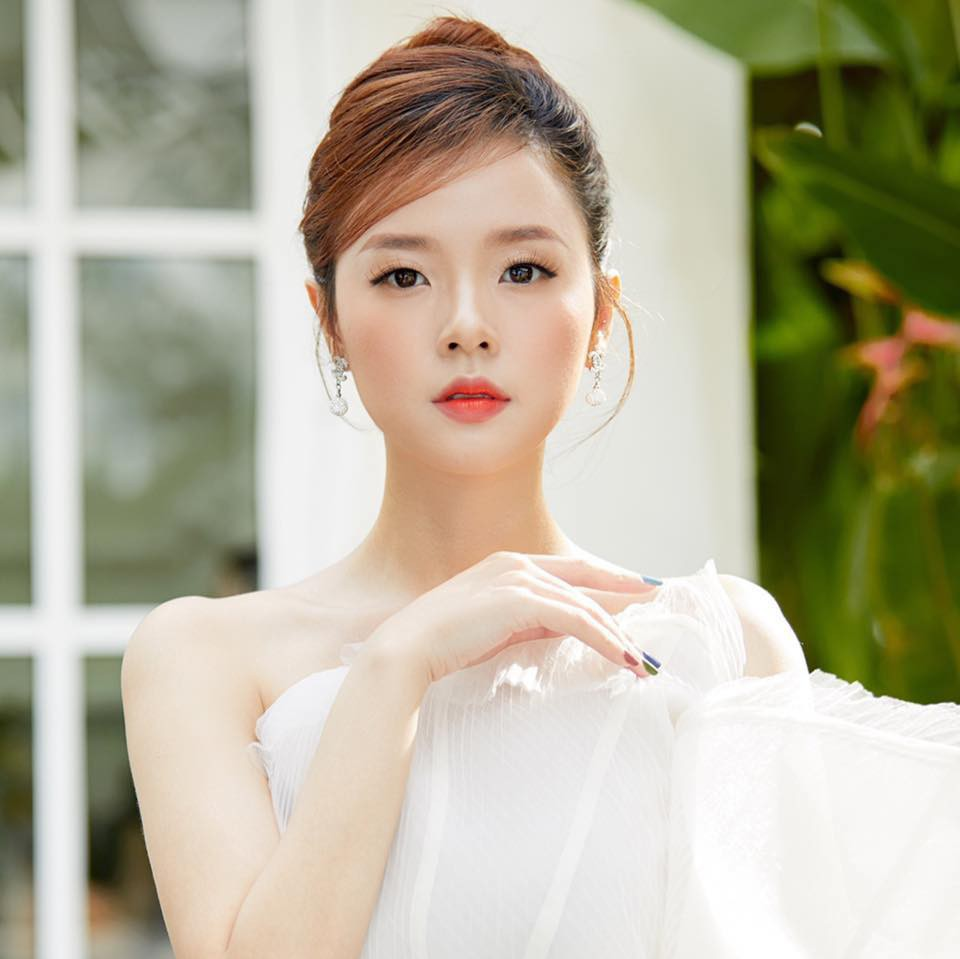
#> input picture assets/test.jpg, 960 x 959 px, given in place of the camera
$ python learn_opencv_1.py
#> lines starting #> are read from the running program, lines starting #| are printed output that depends on the picture; after the words box and inside, x2 and y2 are one past the last pixel; in counts of white or black regions, pixels touching at a corner belong together
import cv2 as cv
print(cv.__version__)


def thresholdImage(image):
    # Convert to gray before processing
    image = cv.cvtColor(image, cv.COLOR_BGR2GRAY)

    # Apply threshold
    ret, image = cv.threshold(image, 210, 255, cv.THRESH_BINARY)

    # Apply adaptive threshold
    imageThreshold = cv.adaptiveThreshold(
        image, 255, cv.ADAPTIVE_THRESH_GAUSSIAN_C, cv.THRESH_BINARY, 5, 2)
    return imageThreshold


def cannyImage(image):
    # Convert to gray before processing
    image = cv.cvtColor(image, cv.COLOR_BGR2GRAY)
    edges = cv.Canny(image, 100, 200)
    return edges


def blurImage(image):
    # blur = cv.blur(image, (5, 5))
    blur = cv.GaussianBlur(image, (5, 5), 0)
    return blur

def contourImage(image):
    processedImage = thresholdImage(image)
    contours, hierarchy = cv.findContours(processedImage, cv.RETR_TREE, cv.CHAIN_APPROX_SIMPLE)
    cv.drawContours(processedImage, contours, -1, (0, 255, 0), 1)
    cv.imshow("Contours", processedImage)


def readImage(imageDir="./assets/sample.png"):
    try:
        # read an image
        image = cv.imread(imageDir, cv.IMREAD_COLOR)
        if image is None:
            raise Exception("Invalid image path")

        # read the dimension of the image
        (height, width) = image.shape[:2]
        print("The dimension of the image is: ", height, width)

        # display the original image
        cv.imshow("The original image", image)

        threshold_Image = thresholdImage(image)
        cv.imshow("The image after thresholding", threshold_Image)

        # [5 lines of commented-out code are left out]

        contourImage(image)

    except Exception as e:
        print(e)
        exit(1)

    cv.waitKey(0)
    cv.destroyAllWindows()


def videoCapture(videoDir=0):
#> called with videoDir = 0
    try:
        cap = cv.VideoCapture(videoDir)
        if not cap.isOpened():
            raise Exception("Invalid video path")

        while(True):
            # Capture frame-by-frame
            ret, frame = cap.read()
#> frame is the input picture: shape (959, 960, 3); mean B, G, R 156.3, 177.9, 182.9
            # frame = cv.rotate(frame, cv.ROTATE_180)
            frame = cv.flip(frame, 1)
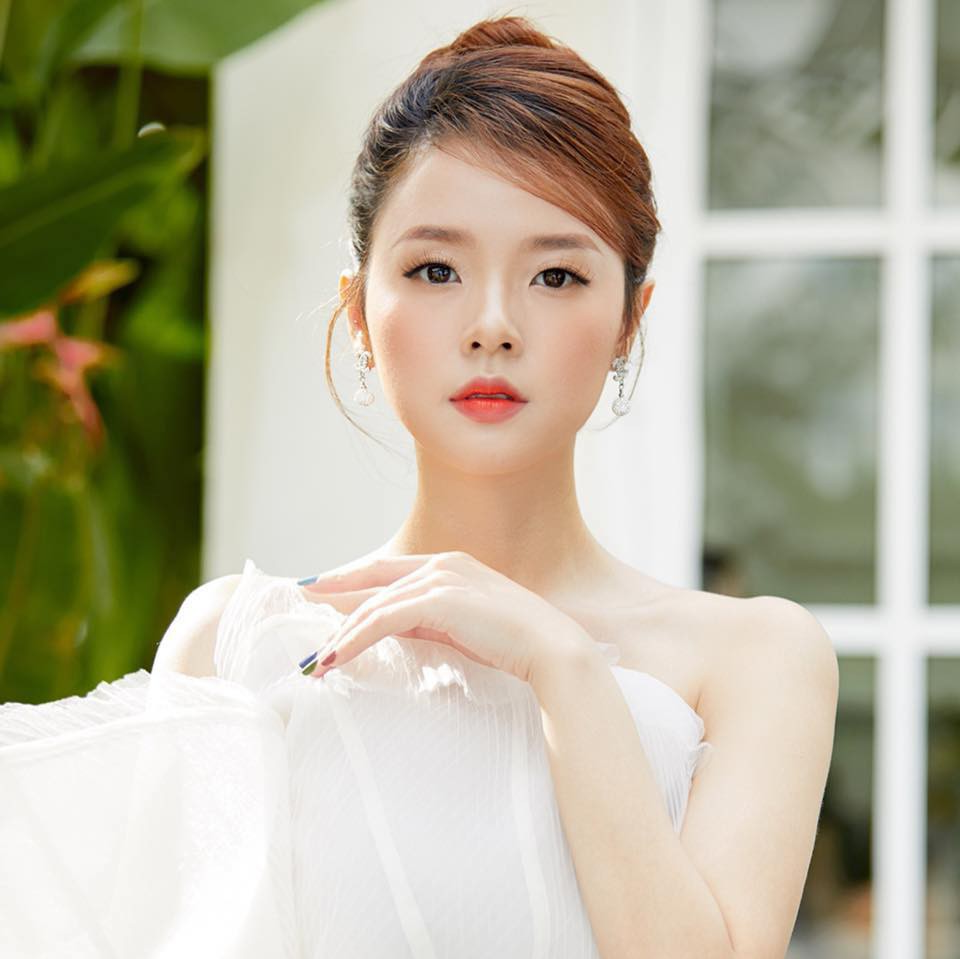
#> frame: shape (959, 960, 3); mean B, G, R 156.3, 177.9, 182.9

            # read the dimension of the frame
            # (height, width) = frame.shape[:2]
            # print("The dimension of the frame is: ", height, width)

            # Convert BGR to GRAY
            # frame = cv.cvtColor(frame, cv.COLOR_BGR2GRAY)

            # Resize the image
            # frame = cv.resize(frame, dsize=None, fx=0.5, fy=0.5)

            # Display the resulting frame
            contourImage(frame)
#> in thresholdImage, `ret, image = cv.threshold(image, 210, 255, cv.THRESH_BINARY)`:
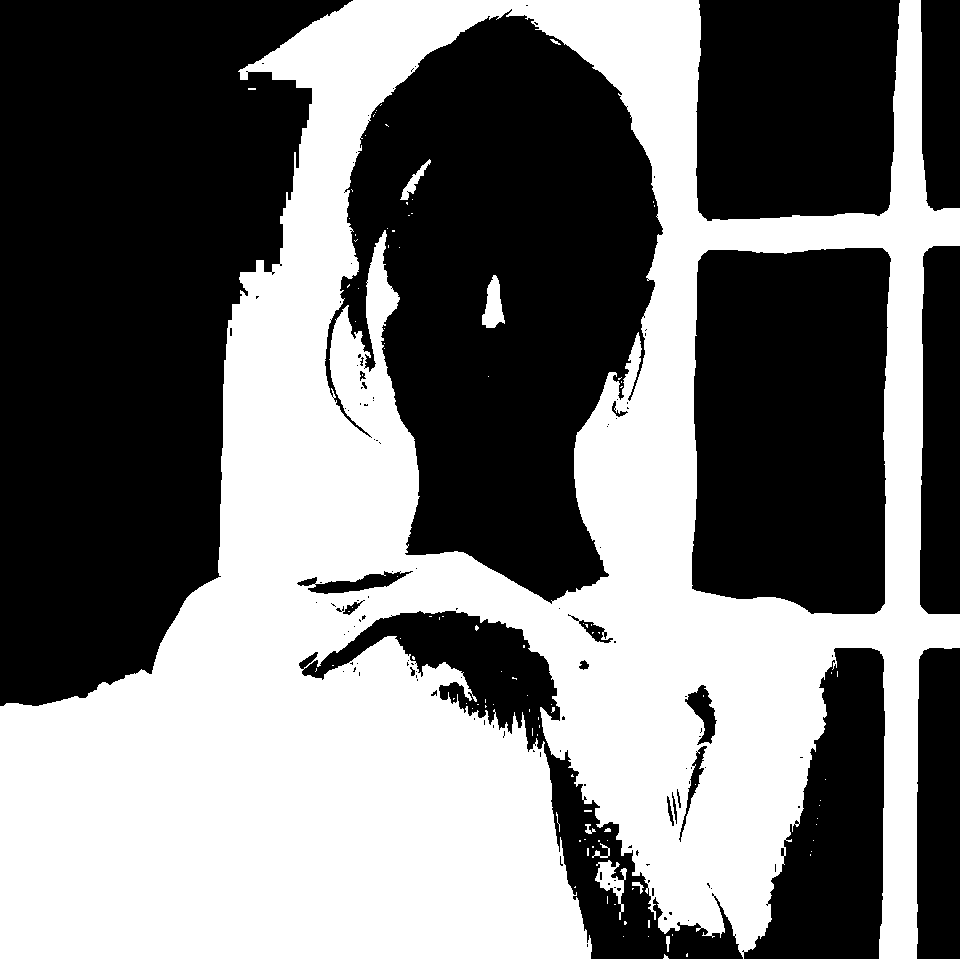
#> image: shape (959, 960); 46.3% white; 108 white regions (97 under 20 px), largest, box (x1, y1, x2, y2) and area: (0, 0, 960, 959) 424282, (482, 275, 505, 328) 739, (595, 860, 627, 920) 674
#> in thresholdImage, `imageThreshold = cv.adaptiveThreshold( image, 255, cv.ADAPTIVE_THRESH_..`:
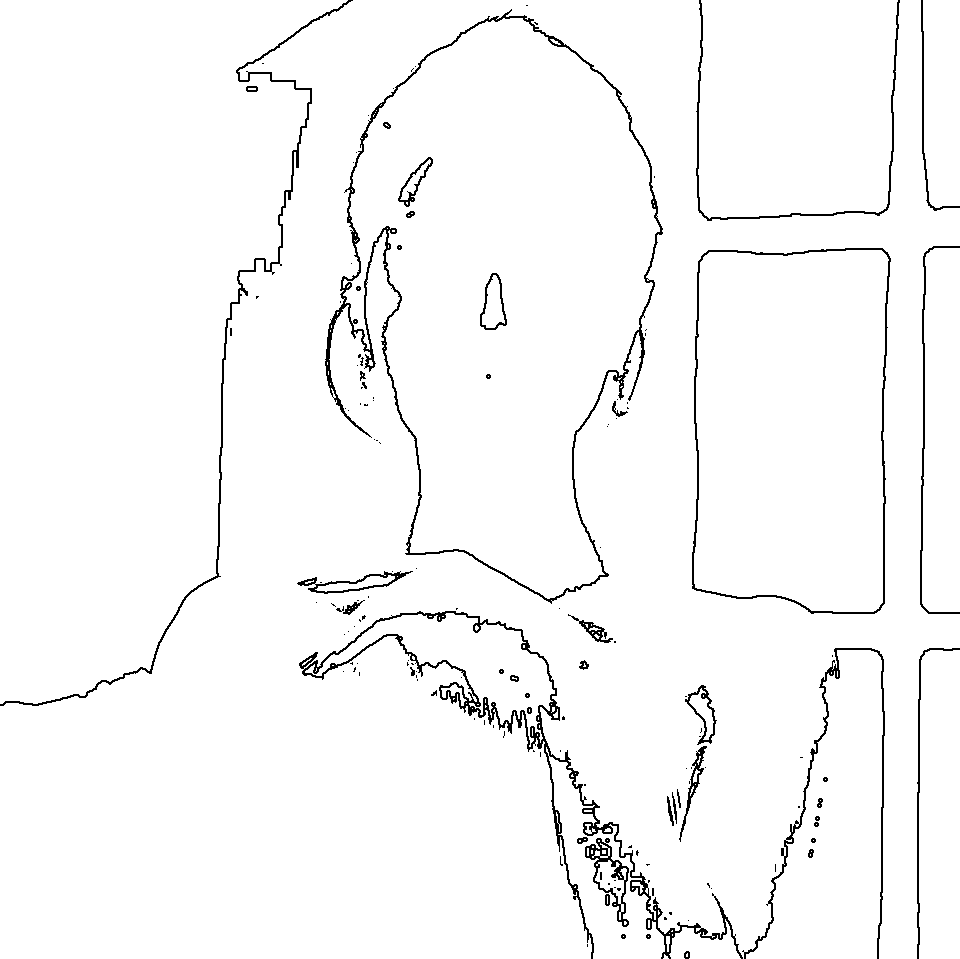
#> imageThreshold: shape (959, 960); 97.2% white; black in thin lines or dots
#> in contourImage, `contours, hierarchy = cv.findContours(processedImage, cv.RETR_TREE, cv..`: contours = 335 contours, 260 with area under 20; largest, box (x1, y1, x2, y2) and area: (0, 0, 960, 959) 618092, (0, 0, 348, 704) 164306, (324, 8, 664, 605) 127258, (343, 18, 660, 599) 119409, (691, 247, 892, 615) 67848
#> in contourImage, `cv.drawContours(processedImage, contours, -1, (0, 255, 0), 1)`:
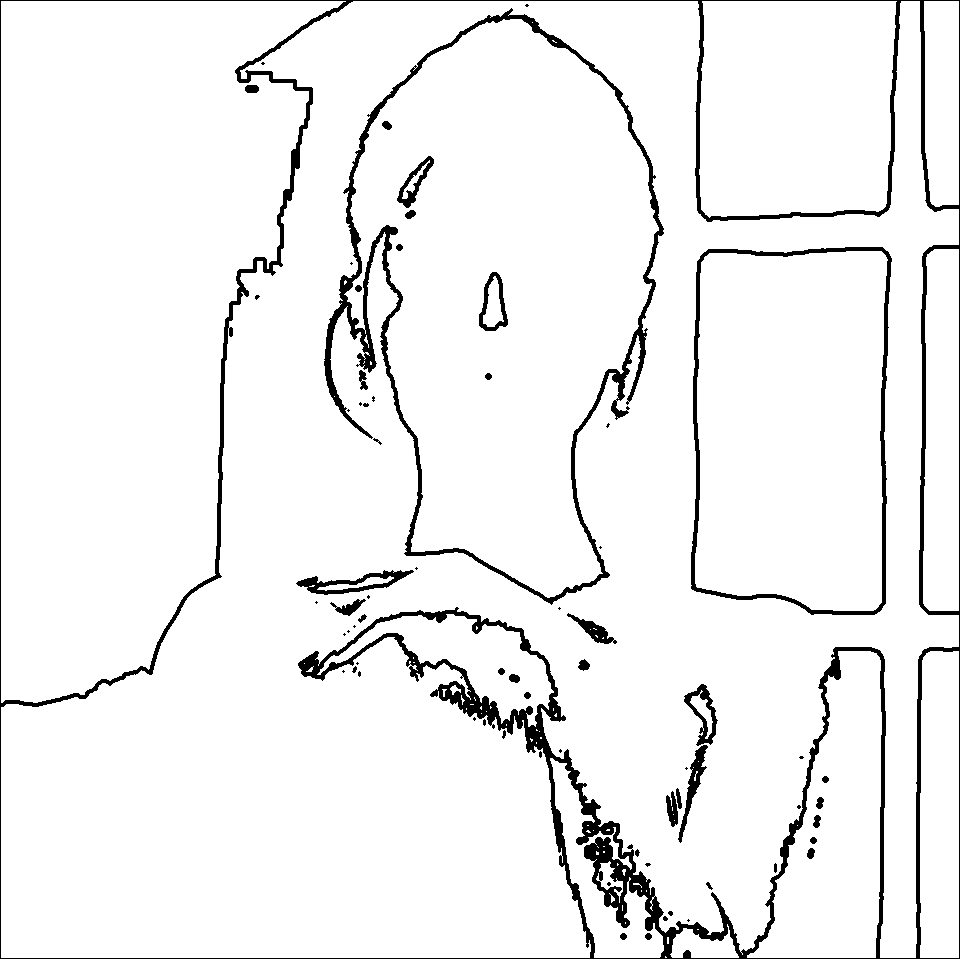
#> processedImage: shape (959, 960); 94.5% white; 69 black regions (32 under 20 px), largest, box (x1, y1, x2, y2) and area: (0, 0, 960, 959) 30270, (324, 8, 664, 605) 10311, (691, 247, 892, 615) 4351
            # cv.imshow('frame', frame)
            if (cv.waitKey(1) & 0xFF == ord('q')) or not ret:
#> (key q is pressed here)
                break

        # Release the capture
        cap.release()
        cv.destroyAllWindows()

    except Exception as e:
        print(e)
        exit(1)


# readImage("./assets/test.jpg")
# videoCapture("./assets/sample.avi")
videoCapture(0)
# readImage()

$ run again, on assets/face.jpg
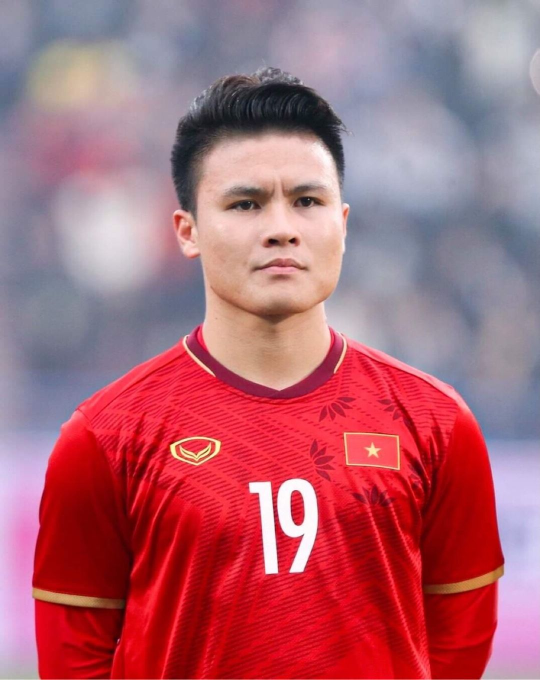
#> input picture assets/face.jpg, 1080 x 1359 px, given in place of the camera (shown at 1/2 size)
#> in videoCapture, frame is the input picture: shape (1359, 1080, 3); mean B, G, R 115.5, 101.9, 174.5
#> in thresholdImage, `ret, image = cv.threshold(image, 210, 255, cv.THRESH_BINARY)`:
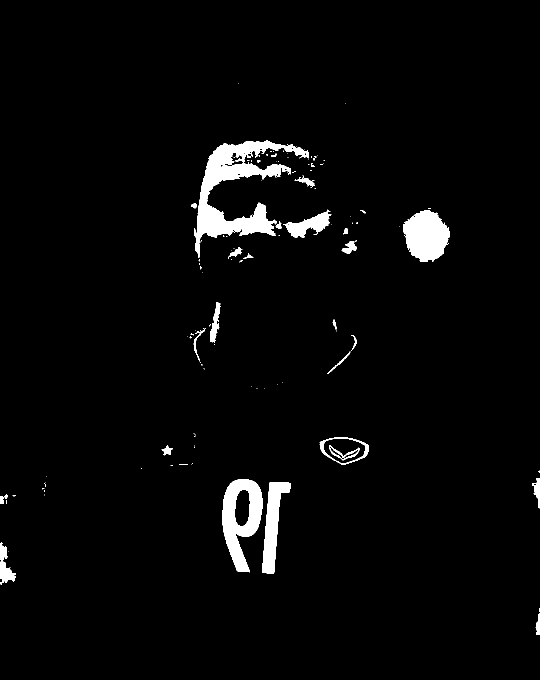
#> image: shape (1359, 1080) (shown at 1/2 size); 3.1% white; 132 white regions (103 under 20 px), largest, box (x1, y1, x2, y2) and area: (388, 281, 618, 516) 16005, (445, 958, 525, 1145) 7940, (806, 420, 900, 523) 6968
#> imageThreshold: shape (1359, 1080); 98.9% white; black in thin lines or dots, all inside (x1, y1, x2, y2) = (0, 165, 1080, 1271)
#> contours = 235 contours, 151 with area under 20; largest, box (x1, y1, x2, y2) and area: (0, 0, 1080, 1359) 1462062, (379, 278, 667, 542) 25346, (388, 281, 618, 516) 15661, (442, 955, 528, 1148) 11034, (445, 958, 525, 1145) 9478
#> in contourImage, `cv.drawContours(processedImage, contours, -1, (0, 255, 0), 1)`:
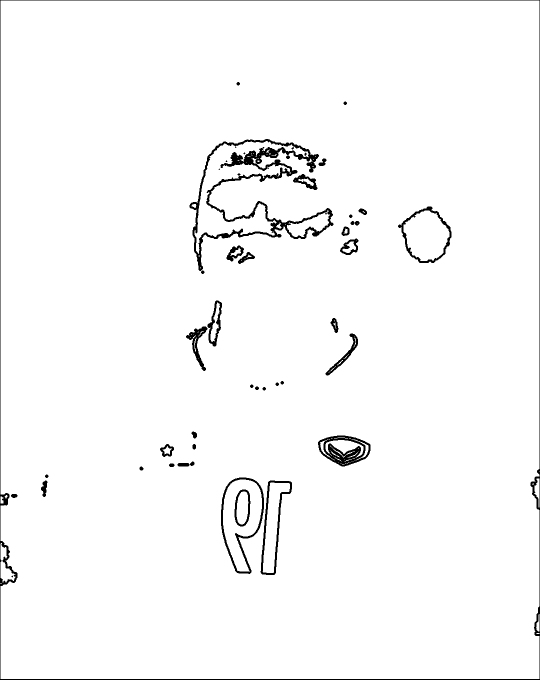
#> processedImage: shape (1359, 1080) (shown at 1/2 size); 97.7% white; 48 black regions (6 under 20 px), largest, box (x1, y1, x2, y2) and area: (379, 278, 667, 542) 10491, (0, 0, 1080, 1359) 6548, (636, 871, 741, 933) 2888
